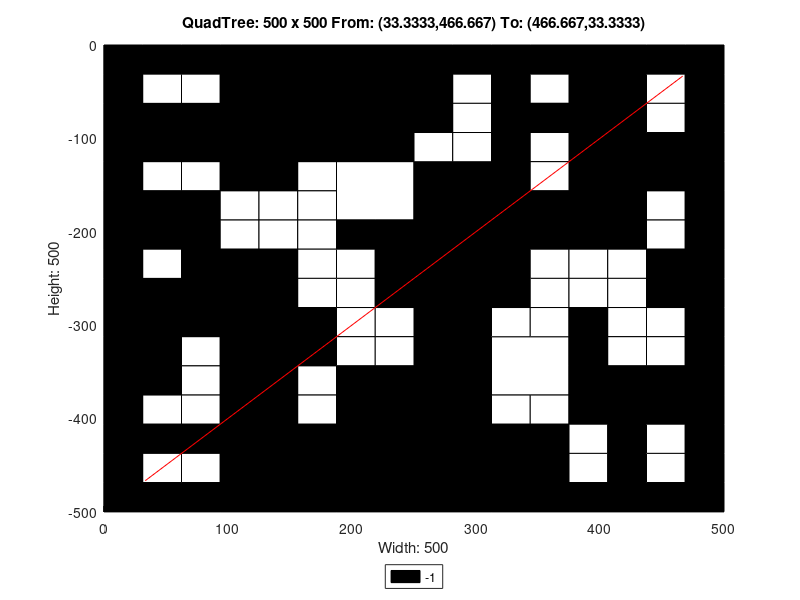

Here is the MATLAB script that generated this plot:
axis([0 500 -500 0]);
title('QuadTree: 500 x 500 From: (33.3333,466.667) To: (466.667,33.3333)');
xlabel('Width: 500');
ylabel('Height: 500');
rectangle('Position',[125 -125 125 125], 'FaceColor',[0 0 0]);
rectangle('Position',[0 -125 62.5 62.5], 'FaceColor',[0 0 0]);
rectangle('Position',[62.5 -125 62.5 62.5], 'FaceColor',[0 0 0]);
rectangle('Position',[187.5 -187.5 62.5 62.5], 'FaceColor',[1 1 1]);
rectangle('Position',[375 -62.5 62.5 62.5], 'FaceColor',[0 0 0]);
rectangle('Position',[375 -125 62.5 62.5], 'FaceColor',[0 0 0]);
rectangle('Position',[250 -187.5 62.5 62.5], 'FaceColor',[0 0 0]);
rectangle('Position',[250 -250 62.5 62.5], 'FaceColor',[0 0 0]);
rectangle('Position',[375 -187.5 62.5 62.5], 'FaceColor',[0 0 0]);
rectangle('Position',[0 -312.5 62.5 62.5], 'FaceColor',[0 0 0]);
rectangle('Position',[62.5 -312.5 62.5 62.5], 'FaceColor',[0 0 0]);
rectangle('Position',[0 -375 62.5 62.5], 'FaceColor',[0 0 0]);
rectangle('Position',[187.5 -437.5 62.5 62.5], 'FaceColor',[0 0 0]);
rectangle('Position',[125 -500 62.5 62.5], 'FaceColor',[0 0 0]);
rectangle('Position',[187.5 -500 62.5 62.5], 'FaceColor',[0 0 0]);
rectangle('Position',[250 -312.5 62.5 62.5], 'FaceColor',[0 0 0]);
rectangle('Position',[250 -375 62.5 62.5], 'FaceColor',[0 0 0]);
rectangle('Position',[312.5 -375 62.5 62.5], 'FaceColor',[1 1 1]);
rectangle('Position',[250 -437.5 62.5 62.5], 'FaceColor',[0 0 0]);
rectangle('Position',[250 -500 62.5 62.5], 'FaceColor',[0 0 0]);
rectangle('Position',[312.5 -500 62.5 62.5], 'FaceColor',[0 0 0]);
rectangle('Position',[0 -31.25 31.25 31.25], 'FaceColor',[0 0 0]);
rectangle('Position',[31.25 -31.25 31.25 31.25], 'FaceColor',[0 0 0]);
rectangle('Position',[0 -62.5 31.25 31.25], 'FaceColor',[0 0 0]);
rectangle('Position',[31.25 -62.5 31.25 31.25], 'FaceColor',[1 1 1]);
rectangle('Position',[62.5 -31.25 31.25 31.25], 'FaceColor',[0 0 0]);
rectangle('Position',[93.75 -31.25 31.25 31.25], 'FaceColor',[0 0 0]);
rectangle('Position',[62.5 -62.5 31.25 31.25], 'FaceColor',[1 1 1]);
rectangle('Position',[93.75 -62.5 31.25 31.25], 'FaceColor',[0 0 0]);
rectangle('Position',[0 -156.25 31.25 31.25], 'FaceColor',[0 0 0]);
rectangle('Position',[31.25 -156.25 31.25 31.25], 'FaceColor',[1 1 1]);
rectangle('Position',[0 -187.5 31.25 31.25], 'FaceColor',[0 0 0]);
rectangle('Position',[31.25 -187.5 31.25 31.25], 'FaceColor',[0 0 0]);
rectangle('Position',[62.5 -156.25 31.25 31.25], 'FaceColor',[1 1 1]);
rectangle('Position',[93.75 -156.25 31.25 31.25], 'FaceColor',[0 0 0]);
rectangle('Position',[62.5 -187.5 31.25 31.25], 'FaceColor',[0 0 0]);
rectangle('Position',[93.75 -187.5 31.25 31.25], 'FaceColor',[1 1 1]);
rectangle('Position',[0 -218.75 31.25 31.25], 'FaceColor',[0 0 0]);
rectangle('Position',[31.25 -218.75 31.25 31.25], 'FaceColor',[0 0 0]);
rectangle('Position',[0 -250 31.25 31.25], 'FaceColor',[0 0 0]);
rectangle('Position',[31.25 -250 31.25 31.25], 'FaceColor',[1 1 1]);
rectangle('Position',[62.5 -218.75 31.25 31.25], 'FaceColor',[0 0 0]);
rectangle('Position',[93.75 -218.75 31.25 31.25], 'FaceColor',[1 1 1]);
rectangle('Position',[62.5 -250 31.25 31.25], 'FaceColor',[0 0 0]);
rectangle('Position',[93.75 -250 31.25 31.25], 'FaceColor',[0 0 0]);
rectangle('Position',[125 -156.25 31.25 31.25], 'FaceColor',[0 0 0]);
rectangle('Position',[156.25 -156.25 31.25 31.25], 'FaceColor',[1 1 1]);
rectangle('Position',[125 -187.5 31.25 31.25], 'FaceColor',[1 1 1]);
rectangle('Position',[156.25 -187.5 31.25 31.25], 'FaceColor',[1 1 1]);
rectangle('Position',[125 -218.75 31.25 31.25], 'FaceColor',[1 1 1]);
rectangle('Position',[156.25 -218.75 31.25 31.25], 'FaceColor',[1 1 1]);
rectangle('Position',[125 -250 31.25 31.25], 'FaceColor',[0 0 0]);
rectangle('Position',[156.25 -250 31.25 31.25], 'FaceColor',[1 1 1]);
rectangle('Position',[187.5 -218.75 31.25 31.25], 'FaceColor',[0 0 0]);
rectangle('Position',[218.75 -218.75 31.25 31.25], 'FaceColor',[0 0 0]);
rectangle('Position',[187.5 -250 31.25 31.25], 'FaceColor',[1 1 1]);
rectangle('Position',[218.75 -250 31.25 31.25], 'FaceColor',[0 0 0]);
rectangle('Position',[250 -31.25 31.25 31.25], 'FaceColor',[0 0 0]);
rectangle('Position',[281.25 -31.25 31.25 31.25], 'FaceColor',[0 0 0]);
rectangle('Position',[250 -62.5 31.25 31.25], 'FaceColor',[0 0 0]);
rectangle('Position',[281.25 -62.5 31.25 31.25], 'FaceColor',[1 1 1]);
rectangle('Position',[312.5 -31.25 31.25 31.25], 'FaceColor',[0 0 0]);
rectangle('Position',[343.75 -31.25 31.25 31.25], 'FaceColor',[0 0 0]);
rectangle('Position',[312.5 -62.5 31.25 31.25], 'FaceColor',[0 0 0]);
rectangle('Position',[343.75 -62.5 31.25 31.25], 'FaceColor',[1 1 1]);
rectangle('Position',[250 -93.75 31.25 31.25], 'FaceColor',[0 0 0]);
rectangle('Position',[281.25 -93.75 31.25 31.25], 'FaceColor',[1 1 1]);
rectangle('Position',[250 -125 31.25 31.25], 'FaceColor',[1 1 1]);
rectangle('Position',[281.25 -125 31.25 31.25], 'FaceColor',[1 1 1]);
rectangle('Position',[312.5 -93.75 31.25 31.25], 'FaceColor',[0 0 0]);
rectangle('Position',[343.75 -93.75 31.25 31.25], 'FaceColor',[0 0 0]);
rectangle('Position',[312.5 -125 31.25 31.25], 'FaceColor',[0 0 0]);
rectangle('Position',[343.75 -125 31.25 31.25], 'FaceColor',[1 1 1]);
rectangle('Position',[437.5 -31.25 31.25 31.25], 'FaceColor',[0 0 0]);
rectangle('Position',[468.75 -31.25 31.25 31.25], 'FaceColor',[0 0 0]);
rectangle('Position',[437.5 -62.5 31.25 31.25], 'FaceColor',[1 1 1]);
rectangle('Position',[468.75 -62.5 31.25 31.25], 'FaceColor',[0 0 0]);
rectangle('Position',[437.5 -93.75 31.25 31.25], 'FaceColor',[1 1 1]);
rectangle('Position',[468.75 -93.75 31.25 31.25], 'FaceColor',[0 0 0]);
rectangle('Position',[437.5 -125 31.25 31.25], 'FaceColor',[0 0 0]);
rectangle('Position',[468.75 -125 31.25 31.25], 'FaceColor',[0 0 0]);
rectangle('Position',[312.5 -156.25 31.25 31.25], 'FaceColor',[0 0 0]);
rectangle('Position',[343.75 -156.25 31.25 31.25], 'FaceColor',[1 1 1]);
rectangle('Position',[312.5 -187.5 31.25 31.25], 'FaceColor',[0 0 0]);
rectangle('Position',[343.75 -187.5 31.25 31.25], 'FaceColor',[0 0 0]);
rectangle('Position',[312.5 -218.75 31.25 31.25], 'FaceColor',[0 0 0]);
rectangle('Position',[343.75 -218.75 31.25 31.25], 'FaceColor',[0 0 0]);
rectangle('Position',[312.5 -250 31.25 31.25], 'FaceColor',[0 0 0]);
rectangle('Position',[343.75 -250 31.25 31.25], 'FaceColor',[1 1 1]);
rectangle('Position',[437.5 -156.25 31.25 31.25], 'FaceColor',[0 0 0]);
rectangle('Position',[468.75 -156.25 31.25 31.25], 'FaceColor',[0 0 0]);
rectangle('Position',[437.5 -187.5 31.25 31.25], 'FaceColor',[1 1 1]);
rectangle('Position',[468.75 -187.5 31.25 31.25], 'FaceColor',[0 0 0]);
rectangle('Position',[375 -218.75 31.25 31.25], 'FaceColor',[0 0 0]);
rectangle('Position',[406.25 -218.75 31.25 31.25], 'FaceColor',[0 0 0]);
rectangle('Position',[375 -250 31.25 31.25], 'FaceColor',[1 1 1]);
rectangle('Position',[406.25 -250 31.25 31.25], 'FaceColor',[1 1 1]);
rectangle('Position',[437.5 -218.75 31.25 31.25], 'FaceColor',[1 1 1]);
rectangle('Position',[468.75 -218.75 31.25 31.25], 'FaceColor',[0 0 0]);
rectangle('Position',[437.5 -250 31.25 31.25], 'FaceColor',[0 0 0]);
rectangle('Position',[468.75 -250 31.25 31.25], 'FaceColor',[0 0 0]);
rectangle('Position',[62.5 -343.75 31.25 31.25], 'FaceColor',[1 1 1]);
rectangle('Position',[93.75 -343.75 31.25 31.25], 'FaceColor',[0 0 0]);
rectangle('Position',[62.5 -375 31.25 31.25], 'FaceColor',[1 1 1]);
rectangle('Position',[93.75 -375 31.25 31.25], 'FaceColor',[0 0 0]);
rectangle('Position',[125 -281.25 31.25 31.25], 'FaceColor',[0 0 0]);
rectangle('Position',[156.25 -281.25 31.25 31.25], 'FaceColor',[1 1 1]);
rectangle('Position',[125 -312.5 31.25 31.25], 'FaceColor',[0 0 0]);
rectangle('Position',[156.25 -312.5 31.25 31.25], 'FaceColor',[0 0 0]);
rectangle('Position',[187.5 -281.25 31.25 31.25], 'FaceColor',[1 1 1]);
rectangle('Position',[218.75 -281.25 31.25 31.25], 'FaceColor',[0 0 0]);
rectangle('Position',[187.5 -312.5 31.25 31.25], 'FaceColor',[1 1 1]);
rectangle('Position',[218.75 -312.5 31.25 31.25], 'FaceColor',[1 1 1]);
rectangle('Position',[125 -343.75 31.25 31.25], 'FaceColor',[0 0 0]);
rectangle('Position',[156.25 -343.75 31.25 31.25], 'FaceColor',[0 0 0]);
rectangle('Position',[125 -375 31.25 31.25], 'FaceColor',[0 0 0]);
rectangle('Position',[156.25 -375 31.25 31.25], 'FaceColor',[1 1 1]);
rectangle('Position',[187.5 -343.75 31.25 31.25], 'FaceColor',[1 1 1]);
rectangle('Position',[218.75 -343.75 31.25 31.25], 'FaceColor',[1 1 1]);
rectangle('Position',[187.5 -375 31.25 31.25], 'FaceColor',[0 0 0]);
rectangle('Position',[218.75 -375 31.25 31.25], 'FaceColor',[0 0 0]);
rectangle('Position',[0 -406.25 31.25 31.25], 'FaceColor',[0 0 0]);
rectangle('Position',[31.25 -406.25 31.25 31.25], 'FaceColor',[1 1 1]);
rectangle('Position',[0 -437.5 31.25 31.25], 'FaceColor',[0 0 0]);
rectangle('Position',[31.25 -437.5 31.25 31.25], 'FaceColor',[0 0 0]);
rectangle('Position',[62.5 -406.25 31.25 31.25], 'FaceColor',[1 1 1]);
rectangle('Position',[93.75 -406.25 31.25 31.25], 'FaceColor',[0 0 0]);
rectangle('Position',[62.5 -437.5 31.25 31.25], 'FaceColor',[0 0 0]);
rectangle('Position',[93.75 -437.5 31.25 31.25], 'FaceColor',[0 0 0]);
rectangle('Position',[0 -468.75 31.25 31.25], 'FaceColor',[0 0 0]);
rectangle('Position',[31.25 -468.75 31.25 31.25], 'FaceColor',[1 1 1]);
rectangle('Position',[0 -500 31.25 31.25], 'FaceColor',[0 0 0]);
rectangle('Position',[31.25 -500 31.25 31.25], 'FaceColor',[0 0 0]);
rectangle('Position',[62.5 -468.75 31.25 31.25], 'FaceColor',[1 1 1]);
rectangle('Position',[93.75 -468.75 31.25 31.25], 'FaceColor',[0 0 0]);
rectangle('Position',[62.5 -500 31.25 31.25], 'FaceColor',[0 0 0]);
rectangle('Position',[93.75 -500 31.25 31.25], 'FaceColor',[0 0 0]);
rectangle('Position',[125 -406.25 31.25 31.25], 'FaceColor',[0 0 0]);
rectangle('Position',[156.25 -406.25 31.25 31.25], 'FaceColor',[1 1 1]);
rectangle('Position',[125 -437.5 31.25 31.25], 'FaceColor',[0 0 0]);
rectangle('Position',[156.25 -437.5 31.25 31.25], 'FaceColor',[0 0 0]);
rectangle('Position',[312.5 -281.25 31.25 31.25], 'FaceColor',[0 0 0]);
rectangle('Position',[343.75 -281.25 31.25 31.25], 'FaceColor',[1 1 1]);
rectangle('Position',[312.5 -312.5 31.25 31.25], 'FaceColor',[1 1 1]);
rectangle('Position',[343.75 -312.5 31.25 31.25], 'FaceColor',[1 1 1]);
rectangle('Position',[375 -281.25 31.25 31.25], 'FaceColor',[1 1 1]);
rectangle('Position',[406.25 -281.25 31.25 31.25], 'FaceColor',[1 1 1]);
rectangle('Position',[375 -312.5 31.25 31.25], 'FaceColor',[0 0 0]);
rectangle('Position',[406.25 -312.5 31.25 31.25], 'FaceColor',[1 1 1]);
rectangle('Position',[437.5 -281.25 31.25 31.25], 'FaceColor',[0 0 0]);
rectangle('Position',[468.75 -281.25 31.25 31.25], 'FaceColor',[0 0 0]);
rectangle('Position',[437.5 -312.5 31.25 31.25], 'FaceColor',[1 1 1]);
rectangle('Position',[468.75 -312.5 31.25 31.25], 'FaceColor',[0 0 0]);
rectangle('Position',[375 -343.75 31.25 31.25], 'FaceColor',[0 0 0]);
rectangle('Position',[406.25 -343.75 31.25 31.25], 'FaceColor',[1 1 1]);
rectangle('Position',[375 -375 31.25 31.25], 'FaceColor',[0 0 0]);
rectangle('Position',[406.25 -375 31.25 31.25], 'FaceColor',[0 0 0]);
rectangle('Position',[437.5 -343.75 31.25 31.25], 'FaceColor',[1 1 1]);
rectangle('Position',[468.75 -343.75 31.25 31.25], 'FaceColor',[0 0 0]);
rectangle('Position',[437.5 -375 31.25 31.25], 'FaceColor',[0 0 0]);
rectangle('Position',[468.75 -375 31.25 31.25], 'FaceColor',[0 0 0]);
rectangle('Position',[312.5 -406.25 31.25 31.25], 'FaceColor',[1 1 1]);
rectangle('Position',[343.75 -406.25 31.25 31.25], 'FaceColor',[1 1 1]);
rectangle('Position',[312.5 -437.5 31.25 31.25], 'FaceColor',[0 0 0]);
rectangle('Position',[343.75 -437.5 31.25 31.25], 'FaceColor',[0 0 0]);
rectangle('Position',[375 -406.25 31.25 31.25], 'FaceColor',[0 0 0]);
rectangle('Position',[406.25 -406.25 31.25 31.25], 'FaceColor',[0 0 0]);
rectangle('Position',[375 -437.5 31.25 31.25], 'FaceColor',[1 1 1]);
rectangle('Position',[406.25 -437.5 31.25 31.25], 'FaceColor',[0 0 0]);
rectangle('Position',[437.5 -406.25 31.25 31.25], 'FaceColor',[0 0 0]);
rectangle('Position',[468.75 -406.25 31.25 31.25], 'FaceColor',[0 0 0]);
rectangle('Position',[437.5 -437.5 31.25 31.25], 'FaceColor',[1 1 1]);
rectangle('Position',[468.75 -437.5 31.25 31.25], 'FaceColor',[0 0 0]);
rectangle('Position',[375 -468.75 31.25 31.25], 'FaceColor',[1 1 1]);
rectangle('Position',[406.25 -468.75 31.25 31.25], 'FaceColor',[0 0 0]);
rectangle('Position',[375 -500 31.25 31.25], 'FaceColor',[0 0 0]);
rectangle('Position',[406.25 -500 31.25 31.25], 'FaceColor',[0 0 0]);
rectangle('Position',[437.5 -468.75 31.25 31.25], 'FaceColor',[1 1 1]);
rectangle('Position',[468.75 -468.75 31.25 31.25], 'FaceColor',[0 0 0]);
rectangle('Position',[437.5 -500 31.25 31.25], 'FaceColor',[0 0 0]);
rectangle('Position',[468.75 -500 31.25 31.25], 'FaceColor',[0 0 0]);
X=[466.667,33.3333];
Y=[-33.3333,-466.667];
hold on;
plot(X,Y,'r');
legend('-1','Location','southoutside');
